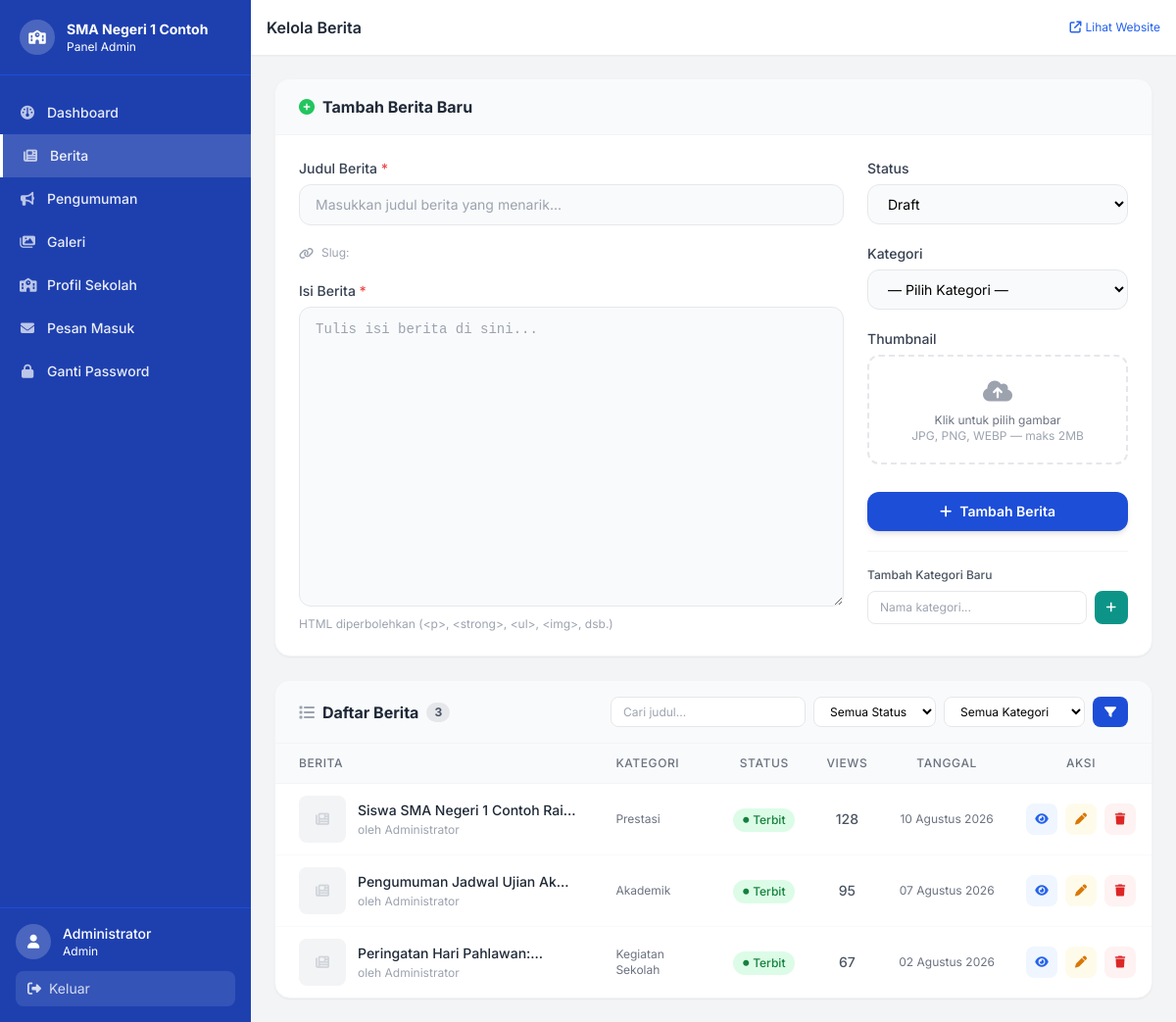
Page /admin/berita.php (signed in) on the committed database.
### tables this page shows
CREATE TABLE IF NOT EXISTS `berita` (
  `id`          INT(11)      NOT NULL AUTO_INCREMENT,
  `user_id`     INT(11)      DEFAULT NULL,
  `kategori_id` INT(11)      DEFAULT NULL,
  `judul`       VARCHAR(255) NOT NULL,
  `slug`        VARCHAR(270) NOT NULL UNIQUE,
  `isi_berita`  LONGTEXT     NOT NULL,
  `gambar`      VARCHAR(255) DEFAULT NULL,
  `status`      ENUM('published','draft') NOT NULL DEFAULT 'draft',
  `views`       INT(11)      NOT NULL DEFAULT 0,
  `created_at`  DATETIME     NOT NULL DEFAULT CURRENT_TIMESTAMP,
  PRIMARY KEY (`id`),
  KEY `idx_status`      (`status`),
  KEY `idx_created_at`  (`created_at`),
  KEY `idx_kategori_id` (`kategori_id`),
  KEY `idx_user_id`     (`user_id`),
  CONSTRAINT `fk_berita_kategori` FOREIGN KEY (`kategori_id`) REFERENCES `kategori`(`id`) ON DELETE SET NULL,
  CONSTRAINT `fk_berita_user`     FOREIGN KEY (`user_id`)     REFERENCES `users`(`id`)    ON DELETE SET NULL
);

CREATE TABLE IF NOT EXISTS `users` (
  `id`           INT(11)      NOT NULL AUTO_INCREMENT,
  `nama_lengkap` VARCHAR(150) NOT NULL,
  `username`     VARCHAR(80)  NOT NULL UNIQUE,
  `email`        VARCHAR(150) NOT NULL UNIQUE,
  `password`     VARCHAR(255) NOT NULL COMMENT 'bcrypt hash',
  `role`         ENUM('admin','editor') NOT NULL DEFAULT 'editor',
  `foto`         VARCHAR(255) DEFAULT NULL,
  PRIMARY KEY (`id`)
);

CREATE TABLE IF NOT EXISTS `kategori` (
  `id`            INT(11)      NOT NULL AUTO_INCREMENT,
  `nama_kategori` VARCHAR(100) NOT NULL,
  `slug`          VARCHAR(120) NOT NULL UNIQUE,
  PRIMARY KEY (`id`)
);

### config/helpers.php (called while the page is built, shortened)
<?php
function formatTanggal(string $date): string {
    $bulan = ['', 'Januari','Februari','Maret','April','Mei','Juni',
              'Juli','Agustus','September','Oktober','November','Desember'];
    $ts = strtotime($date);
    return date('d', $ts) . ' ' . $bulan[(int)date('m', $ts)] . ' ' . date('Y', $ts);
}

### admin/berita.php (the view, shortened to what this page needs)
<?php
require_once __DIR__ . '/../config/helpers.php';
$pdo = getDB();
$editData = null;
$search     = trim($_GET['q']        ?? '');
$page       = max(1, (int)($_GET['page'] ?? 1));
$perPage    = 10;
$offset     = ($page - 1) * $perPage;
$params = [];
$where  = "WHERE 1=1";
$countStmt  = $pdo->prepare("SELECT COUNT(*) FROM berita b $where");
$countStmt->execute($params);
$total      = (int)$countStmt->fetchColumn();
$listStmt = $pdo->prepare("
    SELECT b.id, b.judul, b.slug, b.status, b.views, b.gambar, b.created_at,
           k.nama_kategori, u.nama_lengkap
    FROM berita b
    LEFT JOIN kategori k ON b.kategori_id = k.id
    LEFT JOIN users u ON b.user_id = u.id
    $where
    ORDER BY b.created_at DESC
    LIMIT ? OFFSET ?
");
$listStmt->execute(array_merge($params, [$perPage, $offset]));
$beritaList = $listStmt->fetchAll();
include __DIR__ . '/../includes/admin_header.php';
?>
<div class="bg-white rounded-2xl shadow-sm border border-gray-100 mb-6 overflow-hidden">
    <div class="flex items-center justify-between px-6 py-4 border-b border-gray-100 bg-gray-50">
        <h2 class="font-bold text-gray-800 flex items-center gap-2">
            <i class="fas <?= $editData ? 'fa-pen-to-square text-blue-500' : 'fa-plus-circle text-green-500' ?>"></i>
            <?= $editData ? 'Edit Berita' : 'Tambah Berita Baru' ?>
        </h2>
    </div>
    <form method="POST" enctype="multipart/form-data" class="p-6">
        <div class="grid grid-cols-1 lg:grid-cols-3 gap-6">
            <div class="lg:col-span-2 space-y-5">
                <div>
                    <label class="block text-sm font-medium text-gray-700 mb-1.5">
                        Judul Berita <span class="text-red-500">*</span>
                    </label>
                    <input type="text" name="judul" id="judul"
                           value="<?= htmlspecialchars($editData['judul'] ?? '') ?>"
                           placeholder="Masukkan judul berita yang menarik..."
                           class="w-full px-4 py-2.5 border border-gray-200 rounded-xl text-sm focus:ring-2 focus:ring-primary-300 focus:border-primary-400 outline-none transition bg-gray-50 focus:bg-white"
                           required oninput="generateSlug(this.value)">
                </div>
                <div class="flex items-center gap-2 -mt-3 text-xs text-gray-400">
                    <i class="fas fa-link"></i>
                    <span>Slug: </span>
                </div>
                <div>
                    <label class="block text-sm font-medium text-gray-700 mb-1.5">
                        Isi Berita <span class="text-red-500">*</span>
                    </label>
                    <textarea name="isi_berita" id="isi_berita" rows="14"
                              placeholder="Tulis isi berita di sini..."
                              class="w-full px-4 py-3 border border-gray-200 rounded-xl text-sm focus:ring-2 focus:ring-primary-300 focus:border-primary-400 outline-none transition resize-y bg-gray-50 focus:bg-white font-mono"><?= htmlspecialchars($editData['isi_berita'] ?? '') ?></textarea>
                    <p class="text-xs text-gray-400 mt-1">HTML diperbolehkan (&lt;p&gt;, &lt;strong&gt;, &lt;ul&gt;, &lt;img&gt;, dsb.)</p>
                </div>
            </div>
            <div class="space-y-5">
                <div>
                    <label class="block text-sm font-medium text-gray-700 mb-1.5">Status</label>
                    <select name="status"
                            class="w-full px-4 py-2.5 border border-gray-200 rounded-xl text-sm focus:ring-2 focus:ring-primary-300 outline-none bg-gray-50 focus:bg-white transition">
                        <option value="draft"     <?= (($editData['status'] ?? 'draft') === 'draft')     ? 'selected' : '' ?>>Draft</option>
                    </select>
                </div>
                <div>
                    <label class="block text-sm font-medium text-gray-700 mb-1.5">Kategori</label>
                    <select name="kategori_id"
                            class="w-full px-4 py-2.5 border border-gray-200 rounded-xl text-sm focus:ring-2 focus:ring-primary-300 outline-none bg-gray-50 focus:bg-white transition">
                        <option value="0">— Pilih Kategori —</option>
                    </select>
                </div>
                <div>
                    <label class="block text-sm font-medium text-gray-700 mb-1.5">
                        Thumbnail <?= $editData ? '(kosongkan jika tidak diganti)' : '' ?>
                    </label>
                    <label class="flex flex-col items-center justify-center w-full h-28 border-2 border-dashed border-gray-200 rounded-xl cursor-pointer hover:border-primary-400 hover:bg-primary-50 transition-all group">
                        <i class="fas fa-cloud-arrow-up text-gray-400 group-hover:text-primary-500 text-2xl mb-1.5 transition-colors"></i>
                        <span class="text-xs text-gray-500 group-hover:text-primary-600">Klik untuk pilih gambar</span>
                        <span class="text-xs text-gray-400">JPG, PNG, WEBP — maks 2MB</span>
                    </label>
                </div>
                <div class="flex gap-3 pt-2">
                    <button type="submit"
                            class="flex-1 bg-primary-700 hover:bg-primary-800 text-white font-semibold py-2.5 px-4 rounded-xl transition-all text-sm flex items-center justify-center gap-2 shadow-md hover:shadow-lg">
                        <i class="fas <?= $editData ? 'fa-save' : 'fa-plus' ?>"></i>
                        <?= $editData ? 'Simpan Perubahan' : 'Tambah Berita' ?>
                    </button>
                </div>
                <div class="border-t border-gray-100 pt-4">
                    <p class="text-xs font-medium text-gray-600 mb-2">Tambah Kategori Baru</p>
                    <div class="flex gap-2">
                        <input type="text" id="newKatInput" placeholder="Nama kategori..."
                               class="flex-1 px-3 py-2 border border-gray-200 rounded-lg text-xs focus:ring-2 focus:ring-primary-300 outline-none transition">
                        <button type="button" onclick="tambahKategori()"
                                class="bg-teal-600 hover:bg-teal-700 text-white px-3 py-2 rounded-lg text-xs font-medium transition-colors">
                            <i class="fas fa-plus"></i>
                        </button>
                    </div>
                </div>
            </div>
        </div>
    </form>
</div>
<div class="bg-white rounded-2xl shadow-sm border border-gray-100 overflow-hidden">
    <div class="flex flex-col sm:flex-row items-start sm:items-center justify-between gap-3 px-6 py-4 border-b border-gray-100 bg-gray-50">
        <h2 class="font-bold text-gray-800 flex items-center gap-2">
            <i class="fas fa-list text-gray-400"></i> Daftar Berita
            <span class="bg-gray-200 text-gray-600 text-xs px-2 py-0.5 rounded-full"><?= $total ?></span>
        </h2>
        <form method="GET" class="flex flex-wrap gap-2">
            <input type="text" name="q" value="<?= htmlspecialchars($search) ?>" placeholder="Cari judul..."
                   class="px-3 py-1.5 border border-gray-200 rounded-lg text-xs focus:ring-2 focus:ring-primary-300 outline-none">
            <select name="status" class="px-3 py-1.5 border border-gray-200 rounded-lg text-xs outline-none bg-white focus:ring-2 focus:ring-primary-300">
                <option value="">Semua Status</option>
            </select>
            <select name="kategori" class="px-3 py-1.5 border border-gray-200 rounded-lg text-xs outline-none bg-white focus:ring-2 focus:ring-primary-300">
                <option value="0">Semua Kategori</option>
            </select>
            <button type="submit" class="bg-primary-700 text-white px-3 py-1.5 rounded-lg text-xs font-medium hover:bg-primary-800 transition-colors">
                <i class="fas fa-filter"></i>
            </button>
        </form>
    </div>
    <div class="overflow-x-auto">
        <table class="w-full text-sm">
            <thead>
                <tr class="bg-gray-50 text-xs text-gray-500 uppercase tracking-wider border-b border-gray-100">
                    <th class="text-left px-6 py-3 font-medium">Berita</th>
                    <th class="text-left px-4 py-3 font-medium">Kategori</th>
                    <th class="text-center px-4 py-3 font-medium">Status</th>
                    <th class="text-center px-4 py-3 font-medium">Views</th>
                    <th class="text-center px-4 py-3 font-medium">Tanggal</th>
                    <th class="text-center px-4 py-3 font-medium">Aksi</th>
                </tr>
            </thead>
            <tbody class="divide-y divide-gray-50">
                <?php if (empty($beritaList)): ?>
                <tr>
                    <td colspan="6" class="text-center py-12 text-gray-400">
                        <i class="fas fa-newspaper text-4xl mb-2 block opacity-30"></i>
                        Belum ada berita. Tambahkan berita pertama Anda!
                    </td>
                </tr>
                <?php else: ?>
                <?php foreach ($beritaList as $b): ?>
                <tr class="hover:bg-gray-50 transition-colors">
                    <td class="px-6 py-3">
                        <div class="flex items-center gap-3">
                            <?php if (!empty($b['gambar'])): ?>
                            <img src="/cms-sekolah/assets/uploads/berita/<?= htmlspecialchars($b['gambar']) ?>"
                                 alt="" class="w-12 h-12 rounded-lg object-cover flex-shrink-0 border border-gray-100">
                            <?php else: ?>
                            <div class="w-12 h-12 bg-gray-100 rounded-lg flex items-center justify-center flex-shrink-0">
                                <i class="fas fa-newspaper text-gray-300"></i>
                            </div>
                            <?php endif; ?>
                            <div class="min-w-0">
                                <p class="font-medium text-gray-800 line-clamp-1 max-w-[280px]">
                                    <?= htmlspecialchars($b['judul']) ?>
                                </p>
                                <p class="text-xs text-gray-400 mt-0.5">
                                    oleh <?= htmlspecialchars($b['nama_lengkap'] ?? 'Admin') ?>
                                </p>
                            </div>
                        </div>
                    </td>
                    <td class="px-4 py-3 text-xs text-gray-500">
                        <?= htmlspecialchars($b['nama_kategori'] ?? '—') ?>
                    </td>
                    <td class="px-4 py-3 text-center">
                        <?php if ($b['status']==='published'): ?>
                        <span class="inline-flex items-center gap-1 bg-green-100 text-green-700 text-xs font-medium px-2.5 py-1 rounded-full">
                            <i class="fas fa-circle text-[6px]"></i> Terbit
                        </span>
                        <?php else: ?>
                        <span class="inline-flex items-center gap-1 bg-gray-100 text-gray-500 text-xs font-medium px-2.5 py-1 rounded-full">
                            <i class="fas fa-circle text-[6px]"></i> Draft
                        </span>
                        <?php endif; ?>
                    </td>
                    <td class="px-4 py-3 text-center text-gray-600 font-medium text-sm">
                        <?= number_format($b['views']) ?>
                    </td>
                    <td class="px-4 py-3 text-center text-xs text-gray-500 whitespace-nowrap">
                        <?= formatTanggal($b['created_at']) ?>
                    </td>
                    <td class="px-4 py-3">
                        <div class="flex items-center justify-center gap-2">
                            <a href="/cms-sekolah/detail-berita.php?slug=<?= urlencode($b['slug']) ?>" target="_blank"
                               class="w-8 h-8 bg-blue-50 hover:bg-blue-100 text-blue-600 rounded-lg flex items-center justify-center transition-colors" title="Lihat">
                                <i class="fas fa-eye text-xs"></i>
                            </a>
                            <a href="/cms-sekolah/admin/berita.php?edit=<?= $b['id'] ?>"
                               class="w-8 h-8 bg-amber-50 hover:bg-amber-100 text-amber-600 rounded-lg flex items-center justify-center transition-colors" title="Edit">
                                <i class="fas fa-pen text-xs"></i>
                            </a>
                            <form method="POST" class="inline">
                                <button type="submit"
                                        data-confirm="Yakin hapus berita &quot;<?= htmlspecialchars(addslashes($b['judul'])) ?>&quot;? Tindakan ini tidak dapat dibatalkan."
                                        class="w-8 h-8 bg-red-50 hover:bg-red-100 text-red-600 rounded-lg flex items-center justify-center transition-colors" title="Hapus">
                                    <i class="fas fa-trash text-xs"></i>
                                </button>
                            </form>
                        </div>
                    </td>
                </tr>
                <?php endforeach; ?>
                <?php endif; ?>
            </tbody>
        </table>
    </div>
</div>
<?php include __DIR__ . '/../includes/admin_footer.php'; ?>

### rows in the picture
berita: judul "Siswa SMA Negeri 1 Contoh…", user.nama_lengkap "Administrator", kategori.nama_kategori "Prestasi", status "published" (drawn), views "128", created_at "10 Agustus 2026"
berita: judul "Pengumuman Jadwal Ujian…", user.nama_lengkap "Administrator", kategori.nama_kategori "Akademik", status "published" (drawn), views "95", created_at "07 Agustus 2026"
berita: judul "Peringatan Hari…", user.nama_lengkap "Administrator", kategori.nama_kategori "Kegiatan Sekolah", status "published" (drawn), views "67", created_at "02 Agustus 2026"

### other values in the picture
$config['site_name'] "SMA Negeri 1 Contoh"
$item['label'] "Dashboard"
$item['label'] "Berita"
$item['label'] "Pengumuman"
$item['label'] "Galeri"
$item['label'] "Profil Sekolah"
$item['label'] "Pesan Masuk"
$item['label'] "Ganti Password"
$adminName "Administrator"
$adminRole "Admin"
$pageTitle "Kelola Berita"
$total "3"
